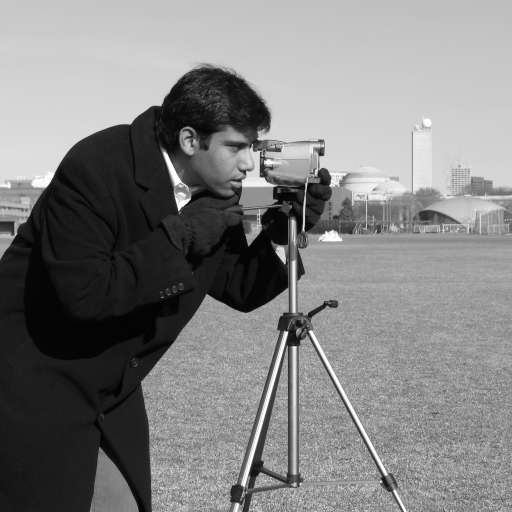
#> input picture skimage.data.camera(), 512 x 512 px
$ jupyter execute --allow-errors 8_segmentation_otsu.ipynb
#> lines starting #> are read from the running program, lines starting #| are printed output that depends on the picture; after the words box and inside, x2 and y2 are one past the last pixel; in counts of white or black regions, pixels touching at a corner belong together
# Master in Applied Artificial Intelligence

## Course: *Computer Vision for Images and Video*

### **9.4 Google Colab** - Otsu Algorithm

---

**Institution:** Tecnológico de Monterrey

**Instructors:** Gilberto Ochoa Ruiz, Daniel Flores Araiza, Ma. del Refugio Meléndez Alfaro

**Authors (Team 38):**

|  FULL NAME                      |     STUDENT ID    |
| :--------------------------:    |:-----------------:|
| Alejandro Díaz Villagómez       |  A01276769        |
| Carlos Rodrigo Sánchez Sierra   |  A01424454        |
| Emiliano Saucedo Arriola        |  A01659258        |

**Date:** November 9th, 2025

---

# 8. Otsu Thresholding

## Table of Contents
1. [Libraries](#libraries)
2. [Single Thresholding](#single)
3. [Multi Thresholding](#multi)

Thresholding is used to create a binary image from a grayscale image

## Importing Libraries <a class="anchor" id="libraries" ></a>

[cell 1]
import matplotlib.pyplot as plt
from matplotlib.widgets import Slider
from skimage import data, io, color
from skimage.filters import threshold_otsu
from skimage.filters import threshold_multiotsu
from scipy.ndimage import generic_filter
import numpy as np

## Single Thresholding <a class="anchor" id="single" ></a>

We illustrate how to apply one of these thresholding algorithms.
Otsu's method [2]_ calculates an "optimal" threshold (marked by a red line in the
histogram below) by maximizing the variance between two classes of pixels,
which are separated by the threshold. Equivalently, this threshold minimizes
the intra-class variance.

[cell 2]
image = data.camera()
#> image is the input picture: shape (512, 512); min 0, max 255, mean 129.1
thresh = threshold_otsu(image)
#> thresh = 102
binary = image > thresh
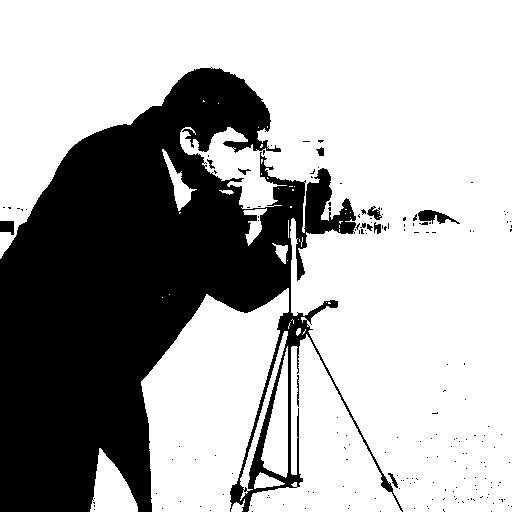
#> binary: shape (512, 512) bool; 67.9% white; 179 black regions (168 under 20 px), largest, box (x1, y1, x2, y2) and area: (0, 67, 403, 512) 82891, (418, 210, 460, 224) 293, (0, 221, 14, 235) 163

fig, axes = plt.subplots(ncols=3, figsize=(8, 2.5))
ax = axes.ravel()
ax[0] = plt.subplot(1, 3, 1)
ax[1] = plt.subplot(1, 3, 2)
ax[2] = plt.subplot(1, 3, 3, sharex=ax[0], sharey=ax[0])

ax[0].imshow(image, cmap=plt.cm.gray)
ax[0].set_title('Original')
ax[0].axis('off')

ax[1].hist(image.ravel(), bins=256)
ax[1].set_title('Histogram')
ax[1].axvline(thresh, color='r')

ax[2].imshow(binary, cmap=plt.cm.gray)
ax[2].set_title('Thresholded')
ax[2].axis('off')

plt.show()
#> figure, not shown here; panel 2: tallest bar 4957 high, from x = 26.89 to 27.89

If you are not familiar with the details of the different algorithms and the
underlying assumptions, it is often difficult to know which algorithm will give
the best results. Therefore, Scikit-image includes a function to evaluate
thresholding algorithms provided by the library. At a glance, you can select
the best algorithm for your data without a deep understanding of their
mechanisms.

[cell 3]
from skimage.filters import try_all_threshold

img = data.page()
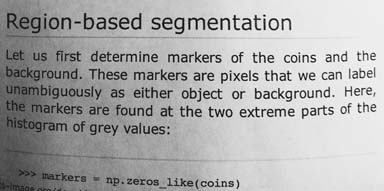
#> input picture skimage.data.page(), 384 x 191 px
#> img is the input picture: shape (191, 384); min 0, max 255, mean 171.5

fig, ax = try_all_threshold(img, figsize=(10, 8), verbose=False)
plt.show()

[cell 4]
# TODO: Slide image for segmentation, alpha blending

# Load image and compute Otsu threshold
image = data.camera()
thresh = threshold_otsu(image)
mask = image > thresh

# Setup figure
fig, ax = plt.subplots(figsize=(6, 6))
plt.subplots_adjust(bottom=0.15)

alpha0 = 0.5
blend = (image * (1 - alpha0) + mask * 255 * alpha0).astype("uint8")
img_disp = ax.imshow(blend, cmap="gray")
ax.set_title("Segmentation Blend (Otsu)")
ax.axis("off")

# Alpha slider
ax_alpha = plt.axes([0.25, 0.05, 0.55, 0.03])
slider = Slider(ax_alpha, "Alpha", 0.0, 1.0, valinit=alpha0)

# [5 lines left out: function update, not called in this run]

slider.on_changed(update)
plt.show()
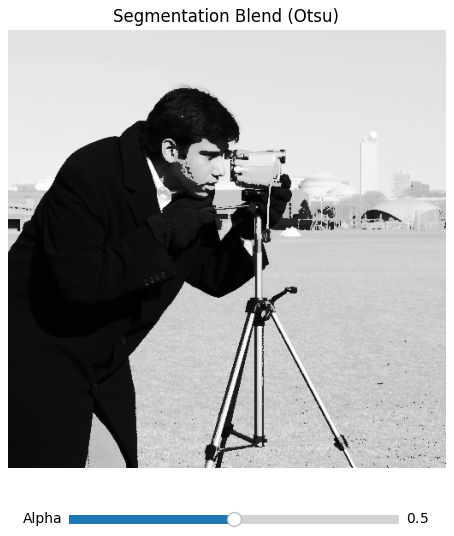
#> figure drawn by matplotlib, 2 panels

## Multi Thresholding <a class="anchor" id="multi" ></a>

The multi-Otsu threshold  is a thresholding algorithm that is used to separate
the pixels of an input image into several different classes, each one obtained
according to the intensity of the gray levels within the image.

Multi-Otsu calculates several thresholds, determined by the number of desired
classes. The default number of classes is 3: for obtaining three classes, the
algorithm returns two threshold values. They are represented by a red line in
the histogram below.

[cell 5]
# The input image.
image = data.camera()

# Applying multi-Otsu threshold for the default value, generating
# three classes.
thresholds = threshold_multiotsu(image)
#> thresholds = [87, 176]

# Using the threshold values, we generate the three regions.
regions = np.digitize(image, bins=thresholds)
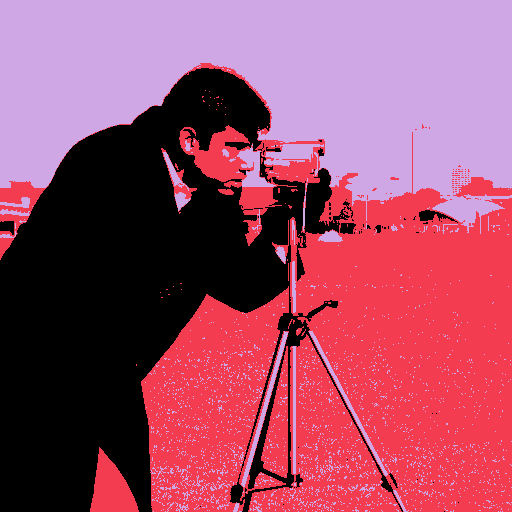
#> regions: shape (512, 512) int64; 3 distinct labels, from 0 to 2; one colour per label, 0 black

fig, ax = plt.subplots(nrows=1, ncols=3, figsize=(10, 3.5))

# Plotting the original image.
ax[0].imshow(image, cmap='gray')
ax[0].set_title('Original')
ax[0].axis('off')

# Plotting the histogram and the two thresholds obtained from
# multi-Otsu.
ax[1].hist(image.ravel(), bins=255)
ax[1].set_title('Histogram')
for thresh in thresholds:
    ax[1].axvline(thresh, color='r')
#> this loop made 2 passes
#> thresh on passes 1 to 2: 87, 176

# Plotting the Multi Otsu result.
ax[2].imshow(regions, cmap='jet')
ax[2].set_title('Multi-Otsu result')
ax[2].axis('off')

plt.subplots_adjust()

plt.show()
#> figure, not shown here; panel 2: tallest bar 4957 high, from x = 27 to 28
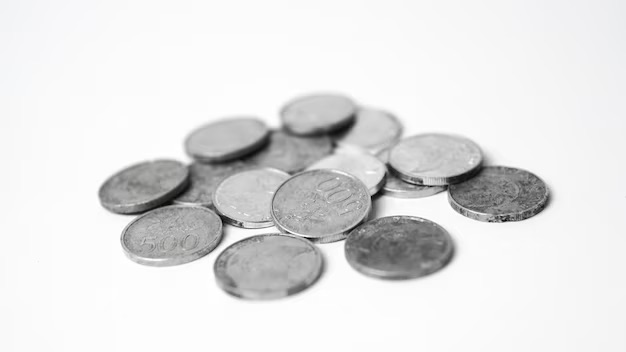
#> input picture 8_segmentation_otsu/data/coins.jpg, 626 x 352 px
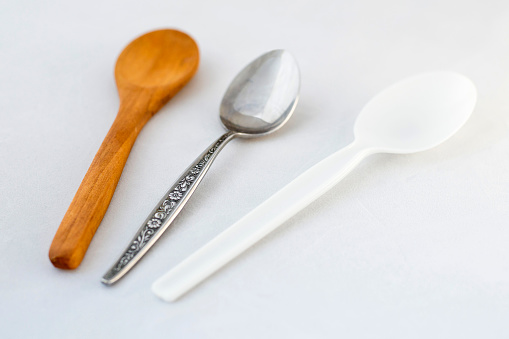
#> input picture 8_segmentation_otsu/data/spoons.jpg, 509 x 339 px
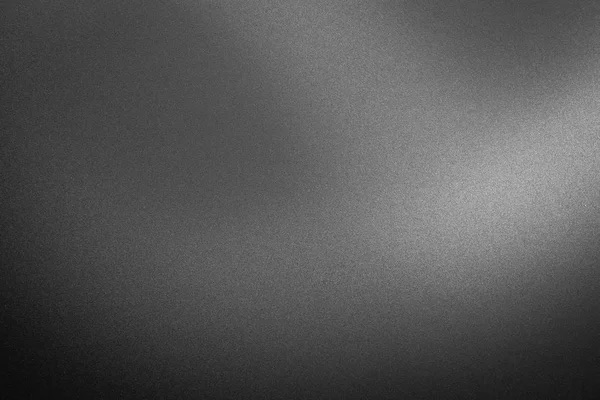
#> input picture 8_segmentation_otsu/data/spotlight.jpg, 600 x 400 px
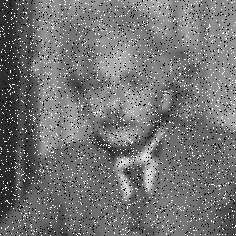
#> input picture 8_segmentation_otsu/data/salt_pepper.jpg, 236 x 236 px

# > Solution

**Research Background and Application**

Otsu's method represents an automatic threshold selection technique that determines optimal binarization levels by maximizing between-class variance in grayscale images. Introduced by Nobuyuki Otsu in 1979, the algorithm operates on the fundamental principle that an optimal threshold t* maximally separates two classes of pixels (foreground and background) by maximizing the between-class variance σ²_B(t) or equivalently minimizing the within-class variance σ²_W(t). The method evaluates all possible threshold values [0, L-1] where L represents the number of intensity levels, computing class probabilities ω₀(t) and ω₁(t), class means μ₀(t) and μ₁(t), and selecting the threshold that maximizes σ²_B(t) = ω₀(t)ω₁(t)[μ₁(t) - μ₀(t)]². This non-parametric approach eliminates subjective threshold selection and provides reproducible results independent of operator bias.

The technique's effectiveness is particularly evident in bimodal histogram distributions where distinct foreground and background intensity peaks exist. In such scenarios, Otsu's method achieves optimal class separation with error rates comparable to supervised learning approaches. Research demonstrates superior performance in document imaging, quality control inspection, and cellular microscopy where objects exhibit consistent contrast against backgrounds. However, performance degrades significantly in images with multimodal histograms, non-uniform illumination, or low signal-to-noise ratios where the bimodal assumption fails. Studies indicate that when background pixels constitute more than 90% of image area, the algorithm's discriminative power diminishes substantially.

Multi-level Otsu thresholding extends the binary approach to segment images into multiple classes by recursively maximizing between-class variance across k classes. This generalization enables hierarchical object segmentation in complex scenes containing multiple distinct intensity regions. The computational complexity increases exponentially with class number: binary Otsu operates in O(L) time, while k-class segmentation requires O(L^(k-1)) evaluations, limiting practical implementations to 3-4 classes without optimization strategies.

Adaptive window-based Otsu thresholding addresses global method limitations by applying the algorithm to local image regions independently. The image is partitioned into overlapping or non-overlapping windows of size w×w, where each window undergoes independent threshold calculation. This spatial adaptation enables handling of non-uniform illumination and local contrast variations that confound global approaches. Window size selection presents critical trade-offs: smaller windows (16×16 to 32×32 pixels) provide superior local adaptation but increase sensitivity to noise and computational overhead, while larger windows (128×128 to 256×256 pixels) approach global behavior but maintain robustness. Interpolation techniques between window-specific thresholds mitigate visible block artifacts at region boundaries, typically employing bilinear or bicubic interpolation schemes.

**References:**

- Otsu, N. (1979). A threshold selection method from gray-level histograms. IEEE Transactions on Systems, Man, and Cybernetics, 9(1), 62-66.

- Liao, P. S., Chen, T. S., & Chung, P. C. (2001). A fast algorithm for multilevel thresholding. Journal of Information Science and Engineering, 17(5), 713-727.

- Sezgin, M., & Sankur, B. (2004). Survey over image thresholding techniques and quantitative performance evaluation. Journal of Electronic Imaging, 13(1), 146-168.

- Singh, T. R., et al. (2011). A new local adaptive thresholding technique in binarization. International Journal of Computer Science Issues, 8(6), 271-277.

## 1 - Experimentation: Single Threshold vs Otsu's Algorithm

[cell 6]
# [53 lines left out: function compare_thresholding, not called in this run]

#> (a cell that did not finish here is left out)

[cell 8]
# Test each image category
results = {}

#> (the rest of this cell did not finish here and is left out)

The experimental results demonstrate distinct performance characteristics of Otsu's thresholding algorithm across different image categories. In the bimodal case (coins), Otsu achieves optimal segmentation by identifying the threshold (0.77) positioned between the two prominent histogram peaks representing foreground objects and background. The algorithm successfully separates coin boundaries with minimal classification error, validating its effectiveness when bimodal distribution assumptions are satisfied.

Conversely, the multimodal image (spoons) reveals a fundamental limitation: single-threshold methods cannot adequately segment images containing multiple distinct intensity classes. The histogram exhibits three peaks corresponding to wooden, metal, and plastic materials, yet Otsu's binary threshold (0.72) can only partition the distribution into two groups, merging the metal spoon with either the wooden or plastic regions. This results in significant misclassification visible in the difference map.

The non-uniform illumination case (spotlight gradient) exposes Otsu's sensitivity to spatial intensity variations. Despite computing a mathematically optimal global threshold (0.36), the algorithm fails to account for the continuous gradient from bright center to dark edges. Both manual and Otsu thresholds produce nearly identical poor segmentation results, as the histogram's unimodal distribution lacks distinct peaks necessary for effective class separation.

Noise significantly impacts threshold stability and segmentation quality. The salt-and-pepper corrupted image shows that random intensity variations distort the histogram distribution, causing Otsu to select a threshold (0.45) influenced by noise rather than true object boundaries. The resulting binary mask exhibits scattered misclassifications throughout the image, though the underlying object structure remains partially recognizable.

Low-contrast images present challenges due to overlapping intensity distributions between foreground and background regions. The overexposed photograph demonstrates how reduced dynamic range produces a histogram with poorly separated peaks. Otsu's threshold (0.66) attempts optimal separation, but the inherent ambiguity in pixel classification leads to incomplete object segmentation and substantial difference between manual and automatic methods.

These findings confirm that Otsu's method operates under strict assumptions: bimodal histogram distribution, uniform illumination, and sufficient signal-to-noise ratio. When these conditions are violated, adaptive or multi-level thresholding approaches become necessary to achieve acceptable segmentation performance.

## 2 - Adaptive Window-Based Otsu Thresholding

[cell 9]
def adaptive_otsu(image, window_size):
    """Apply Otsu thresholding in local windows"""

    def local_otsu(values):
        """Compute Otsu threshold for a local window"""
        if len(np.unique(values)) < 2:
            return np.median(values)
        return threshold_otsu(values.reshape(-1, 1))

    # Compute local thresholds
    threshold_map = generic_filter(image, local_otsu, size=window_size, mode='reflect')

    # Apply adaptive thresholding
    binary = image > threshold_map

    return binary, threshold_map

[cell 10]
# Quantitative comparison: Text preservation metrics
def compute_metrics(binary_image):
    """Calculate basic segmentation metrics"""
    foreground_ratio = np.sum(binary_image) / binary_image.size
    edge_density = np.sum(np.abs(np.diff(binary_image.astype(int), axis=0))) + \
                   np.sum(np.abs(np.diff(binary_image.astype(int), axis=1)))
    return foreground_ratio, edge_density

[cell 11]
# Load page image
image = data.page()

# Global Otsu thresholding
global_thresh = threshold_otsu(image)
#> global_thresh = 157
global_binary = image > global_thresh
#> global_binary: shape (191, 384) bool; 63.8% white; 230 black regions (114 under 20 px), largest, box (x1, y1, x2, y2) and area: (0, 0, 198, 191) 20325, (99, 51, 137, 66) 231, (130, 86, 158, 99) 185

# Test different window sizes
window_sizes = [16, 32, 64, 128]
adaptive_results = {}

#> (the rest of this cell did not finish here and is left out)

[cell 12]
# Visualization: Global vs Adaptive comparison
fig, axes = plt.subplots(3, 3, figsize=(15, 13))

axes[0, 0].imshow(image, cmap='gray')
axes[0, 0].set_title('Original Image')
axes[0, 0].axis('off')

axes[0, 1].hist(image.ravel(), bins=256, color='gray', alpha=0.7)
axes[0, 1].axvline(global_thresh, color='r', linewidth=2, label=f'Global: {global_thresh:.2f}')
axes[0, 1].set_title('Histogram')
axes[0, 1].legend()

axes[0, 2].imshow(global_binary, cmap='gray')
axes[0, 2].set_title('Global Otsu Thresholding')
axes[0, 2].axis('off')

# Display adaptive results for all window sizes
display_windows = [16, 32, 64, 128]
#> (the rest of this cell did not finish here and is left out)

[cell 13]
# Detailed comparison: Window size effect
fig, axes = plt.subplots(2, len(window_sizes), figsize=(16, 7))

#> (the rest of this cell did not finish here and is left out)

[cell 14]
print("="*70)
print("Segmentation Metrics Comparison")
print("="*70)
print(f"{'Method':<30} | {'Foreground %':<15} | {'Edge Density':<15}")
print("-"*70)

# Global Otsu
fg_ratio, edge_dens = compute_metrics(global_binary)
#> in compute_metrics, `foreground_ratio = np.sum(binary_image) / binary_image.size`: foreground_ratio = 0.638
#> in compute_metrics, `edge_density = np.sum(np.abs(np.diff(binary_image.astype(int), axis=0)..`: edge_density = 11149
#> fg_ratio = 0.638; edge_dens = 11149
print(f"{'Global Otsu':<30} | {fg_ratio*100:>13.2f}% | {edge_dens:>15,}")
#| Global Otsu                    |         63.83% |          11,149

# Adaptive Otsu
#> (the rest of this cell did not finish here and is left out)
